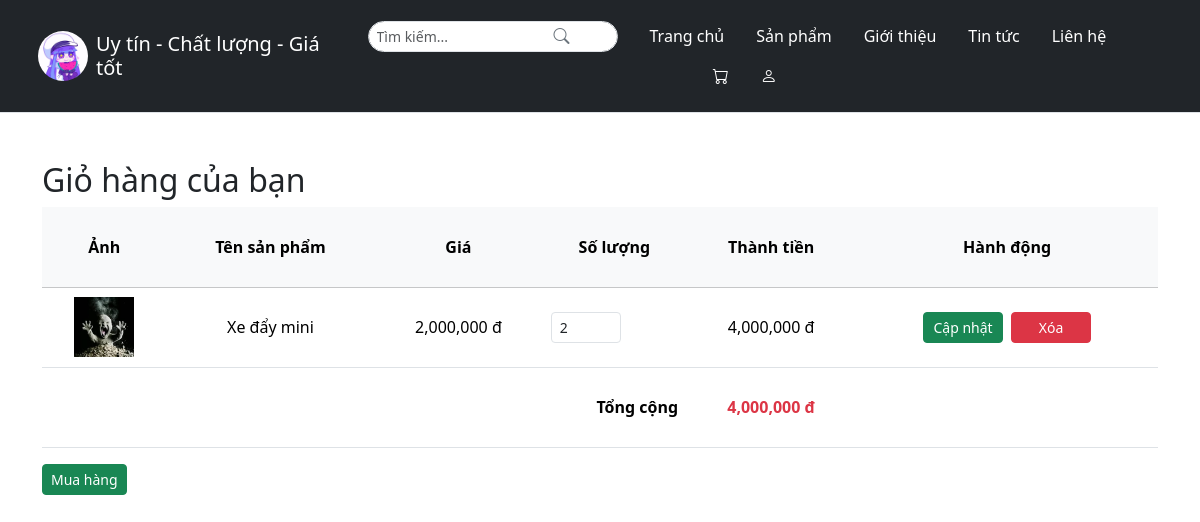
Page /Font/cart.php (signed in) on the committed database.
### tables this page shows
CREATE TABLE `cart_items` (
  `ID` int(11) NOT NULL,
  `Cart_ID` varchar(10) NOT NULL,
  `ProductID` varchar(10) NOT NULL,
  `Quantity` int(11) NOT NULL
);

CREATE TABLE `products` (
  `ProductID` varchar(10) NOT NULL,
  `ProductName` varchar(255) NOT NULL,
  `Price` decimal(10,2) NOT NULL,
  `Quantity` int(10) NOT NULL,
  `Description` varchar(255) DEFAULT NULL,
  `Image` varchar(255) DEFAULT NULL,
  `CateID` varchar(10) NOT NULL,
  `is_featured` tinyint(1) DEFAULT 0,
  `is_bestseller` tinyint(1) DEFAULT 0,
  `is_sale` tinyint(1) DEFAULT 0,
  `discount_percent` int(11) DEFAULT NULL
);

### Font/cart.php (the view, shortened to what this page needs)
<?php
include 'Log/config.php';
$user_id = $_SESSION['ID'] ?? null;
if (!$user_id) {
    $customer_id = null;
    $cart_id = null;
} else {
    $stmt = $conn->prepare("SELECT CustomerID FROM customers WHERE UserID = ?");
    $stmt->bind_param("i", $user_id);
    $stmt->execute();
    $stmt->bind_result($customer_id);
    $stmt = $conn->prepare("SELECT Cart_ID FROM cart WHERE CustomerID = ?");
    $stmt->bind_param("s", $customer_id);
    $stmt->execute();
    $stmt->bind_result($cart_id);
}
if ($cart_id) {
    $sql = "SELECT ci.ID, ci.ProductID, ci.Quantity, p.ProductName, p.Price, p.Image
            FROM cart_items ci
            JOIN products p ON ci.ProductID = p.ProductID
            WHERE ci.Cart_ID = ?";
    $stmt = $conn->prepare($sql);
    $stmt->bind_param("s", $cart_id);
    $stmt->execute();
    $result = $stmt->get_result();
} else {
    $result = false;
}
?>
<!DOCTYPE html>
<html lang="en">
<head>
    <link href="https://cdn.jsdelivr.net/npm/bootstrap@5.3.3/dist/css/bootstrap.min.css" rel="stylesheet">
    <link href="https://cdn.jsdelivr.net/npm/bootstrap-icons@1.10.5/font/bootstrap-icons.css" rel="stylesheet">
</head>
<body>
    <?php include 'header.php'; ?>
    <div class="container my-5">
        <h2>Giỏ hàng của bạn</h2>
        <?php if (!isset($_SESSION['ID'])): ?>
            <div class="alert alert-warning">Bạn cần đăng nhập để dùng được giỏ hàng.</div>
        <?php else: ?>
        <table class="table">
            <thead class="table-light align-middle text-center">
                <tr>
                    <th>Ảnh</th>
                    <th>Tên sản phẩm</th>
                    <th>Giá</th>
                    <th>Số lượng</th>
                    <th>Thành tiền</th>
                    <th>Hành động</th>
                </tr>
            </thead>
            <tbody>
            <?php $total = 0; if ($result): while ($row = $result->fetch_assoc()): ?>
            <tr>
                <td><img src="img/<?= htmlspecialchars($row['Image']) ?>" width="60"></td>
                <td><?= htmlspecialchars($row['ProductName']) ?></td>
                <td><?= number_format($row['Price']) ?> đ</td>
                <td>
                    <form id="update-form-<?= $row['ID'] ?>" method="post" action="cart.php">
                        <input type="number" name="quantity" value="<?= $row['Quantity'] ?>" min="1" class="form-control form-control-sm" style="width:70px;">
                    </form>
                </td>
                <td><?= number_format($row['Price'] * $row['Quantity']) ?> đ</td>
                <td class="align-middle text-center">
                    <div class="d-inline-flex gap-2 align-items-center">
                        <button type="submit" form="update-form-<?= $row['ID'] ?>" class="btn btn-sm btn-success">Cập nhật</button>
                        <form method="post" action="cart.php" onsubmit="return confirm('Bạn chắc chắn muốn xóa sản phẩm này khỏi giỏ hàng?');">
                            <button type="submit" class="btn btn-sm btn-danger">Xóa</button>
                        </form>
                    </div>
                </td>
            </tr>
            <?php $total += $row['Price'] * $row['Quantity']; endwhile; endif; ?>
                <tr>
                    <td colspan="4" class="text-end fw-bold">Tổng cộng</td>
                    <td class="fw-bold text-danger"><?= number_format($total) ?> đ</td>
                    <td></td>
                </tr>
            </tbody>
        </table>
        <button type="submit" class="btn btn-sm btn-success">Mua hàng</button>
        <?php endif; ?>
    </div>
</body>
</html>

### Font/header.php (shortened to what this page needs)
<?php
$baseUrl = isset($isSubDirectory) ? '../' : '';
?>
<header class="bg-dark py-3 border-bottom">
  <div class="container d-flex justify-content-between align-items-center px-2">
    <div class="d-flex align-items-center gap-2">
      <img src="<?php echo $baseUrl; ?>logo.gif" alt="Logo" style="height: 50px; border-radius: 50%;">
      <span class="h5 mb-0 text-white">Uy tín - Chất lượng - Giá tốt</span>
    </div>
    <nav class="flex-grow-1 mx-4">
      <ul class="nav align-items-center justify-content-center">
        <li class="nav-item me-3">
          <form class="position-relative" role="search" action="<?php echo $baseUrl; ?>search.php" method="get">
            <input class="form-control form-control-sm pe-5 rounded-pill" type="search" name="q" placeholder="Tìm kiếm..." aria-label="Search" style="width: 250px;">
            <button type="submit" class="btn position-absolute top-50 end-0 translate-middle-y me-3 p-0" style="background: transparent; border: none; color: #6c757d; width: 24px; height: 24px;">
              <i class="bi bi-search"></i>
            </button>
          </form>
        </li>
        <li class="nav-item"><a class="nav-link text-white" href="<?php echo $baseUrl; ?>index.php">Trang chủ</a></li>
        <li class="nav-item"><a class="nav-link text-white" href="<?php echo $baseUrl; ?>show_product.php">Sản phẩm</a></li>
        <li class="nav-item"><a class="nav-link text-white" href="<?php echo $baseUrl; ?>introduction.php">Giới thiệu</a></li>
        <li class="nav-item"><a class="nav-link text-white" href="<?php echo $baseUrl; ?>news.php">Tin tức</a></li>
        <li class="nav-item"><a class="nav-link text-white" href="<?php echo $baseUrl; ?>contact.php">Liên hệ</a></li>
        <li class="nav-item"><a class="nav-link text-white" href="<?php echo $baseUrl; ?>cart.php"><i class="bi bi-cart"></i></a></li>
        <li class="nav-item dropdown">
          <a class="nav-link text-white" href="#" id="accountDropdown" role="button" data-bs-toggle="dropdown" aria-expanded="false">
            <i class="bi bi-person"></i>
          </a>
        </li>
      </ul>
    </nav>
  </div>
</header>

### Font/cart.php (style rules this page uses)
table td, table th { vertical-align: middle !important; text-align: center; }
table tr { height: 80px; }
.btn { min-width: 80px; }

### rows in the picture
cart_items: ProductID.Image (picture), ProductID.ProductName "Xe đẩy mini", ProductID.Price "2,000,000", quantity "2", $row['Price'] * $row['Quantity'] "4,000,000"

### other values in the picture
$total "4,000,000"
